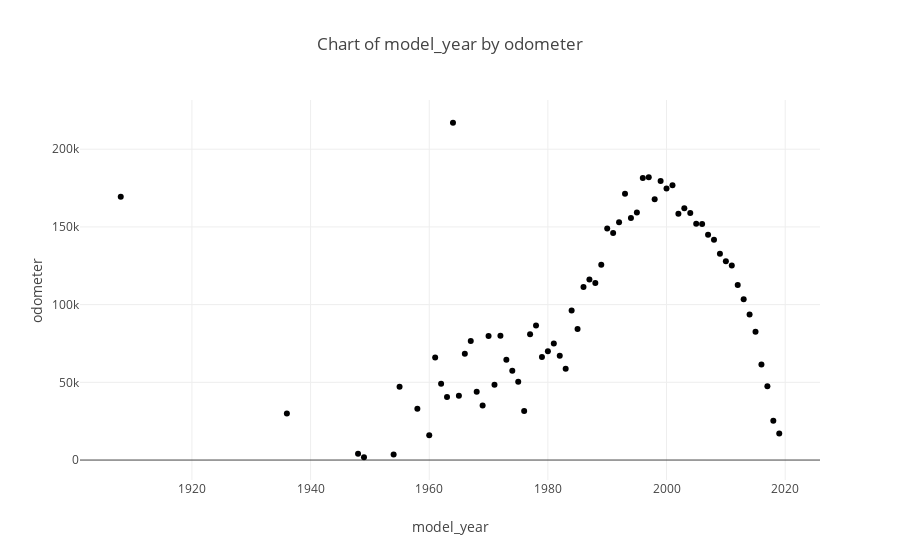

The code cell stored with this chart in its notebook:
### Code cell
fig3 = px.scatter(table3, x='model_year', y='odometer', title='Chart of model_year by odometer')
fig3.show()
